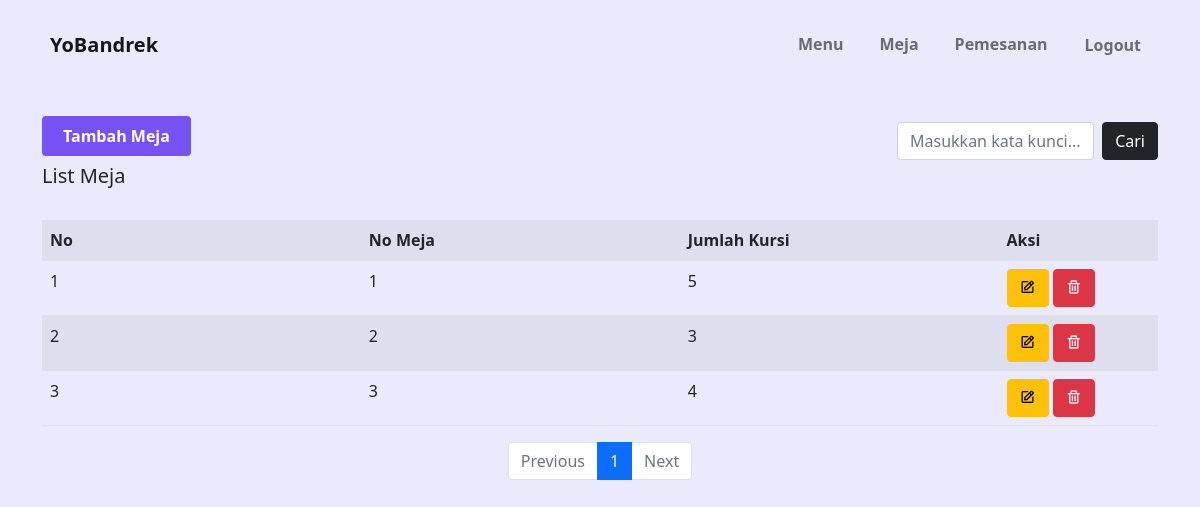
Before: /?page=listmeja (signed in) with the older database file.
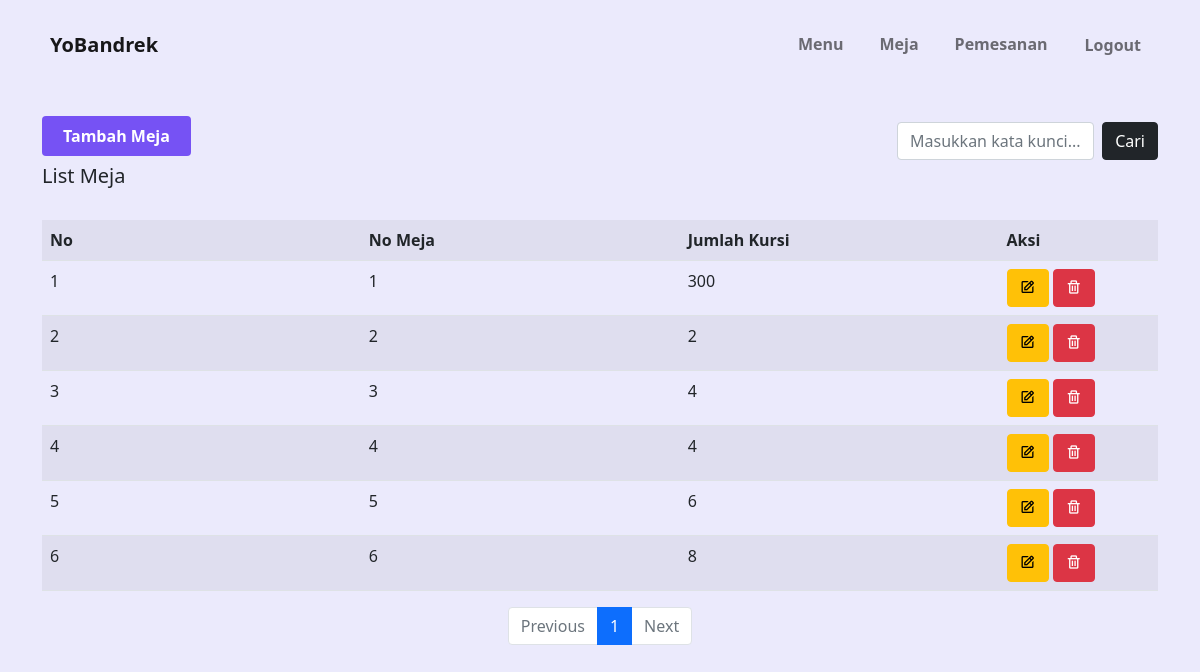
After: the same page with the newer database file.
### tables this page shows
CREATE TABLE `data_meja` (
  `no_meja` int(11) NOT NULL,
  `jumlah_kursi` int(11) NOT NULL,
  `no_pemesanan` int(6) DEFAULT NULL,
  `status` enum('tersedia','tidak tersedia') NOT NULL
);

### index.php (called while the page is built, shortened)
<?php
 require "includes/functions.php";
?>
<?php
if (isset($_GET['page'])) {
    $page = isset($_GET['page']) ? $_GET['page'] : "";
    $error = isset($_GET['page']) ? $_GET['page'] : "";
    if ($page == 'aksilogin'||$error == 1||$error == 2||$error == 3 ||$error == 4) {
        require 'aksilogin.php';
    } elseif ($page == 'owner') {
        require 'owner/f200.php';
    } elseif ($page == 'listpegawai') {
        require 'owner/f201.php';
    } elseif ($page == 'tambahpegawai') {
        require 'owner/f202.php';
    } elseif ($page == 'editpegawai') {
        require 'owner/f203.php';
    }elseif ($page == 'hapuspegawai') {
        require 'owner/hapusdatapegawai.php';
    } elseif ($page == 'validasimenu') {
        require 'owner/f204.php';
    }elseif ($page == 'hapusmenu') {
        require 'owner/hapusmenu.php';
    } elseif ($page == 'laporankeuangan') {
        require 'owner/f205.php';
    } elseif ($page == 'kasir') {
        require 'kasir/f210.php';
    } elseif ($page == 'listdatabayar') {
        require 'kasir/f211.php';
    } elseif ($page == 'pembayaran') {
        require 'kasir/f212.php';
    } elseif ($page == 'laporan') {
        require 'kasir/f213.php';
    } elseif ($page == 'detaillaporan') {
        require 'kasir/f214.php';
    } elseif ($page == 'barista') {
        require 'barista/f220.php';
    } elseif ($page == 'listmenub') {
        require 'barista/f221.php';
    } elseif ($page == 'tambahrekomendasi') {
        require 'barista/f222.php';
    } elseif ($page == 'listpemesanan') {
        require 'barista/f223.php';
    } elseif ($page == 'pelayan') {
        require 'pelayan/f230.php';
    } elseif ($page == 'listmenup') {
        require 'pelayan/f231.php';
    } elseif ($page == 'listmeja') {
        require 'pelayan/f232.php';
    } elseif ($page == 'pemesanan') {
        require 'pelayan/f233.php';
    } elseif ($page == 'tambahmeja') {
        require 'pelayan/f234.php';
    } elseif ($page == 'editmeja') {
        require 'pelayan/f235.php';
    }elseif ($page == 'hapusmeja') {
        require 'pelayan/hapusmeja.php';
    } elseif ($page == 'tambahpemesanan') {
        require 'pelayan/f236.php';
    } elseif ($page == 'editpemesanan') {
        require 'pelayan/f237.php';
    } elseif ($page == 'logout') {
        require 'logout.php';
    } else {
        require 'login.php';
    }
} else {
    require 'login.php';
}
?>

### includes/functions.php (called while the page is built, shortened)
<?php
function dbConnect(){
    $db = new mysqli("localhost", "root", "", "yobandrek");
    return $db;
}
function getListMeja($halaman_awal=Null, $batas=Null, $tipe="semua", $cari=Null)
{
    $db = dbConnect();
    if ($db->connect_errno == 0) {
        if ($tipe=="semua")
            $sql = "SELECT * FROM data_meja ORDER BY no_meja ".(($halaman_awal==Null&&$batas==Null) ? "" : "limit $halaman_awal, $batas");
        else
            $sql = "SELECT * FROM data_meja WHERE no_meja like '%$cari%' OR jumlah_kursi like '%$cari%' ORDER BY no_meja ".(($halaman_awal==Null&&$batas==Null) ? "" : "limit $halaman_awal, $batas");
        $res = $db->query($sql);
        if ($res) {
            $data = $res->fetch_all(MYSQLI_ASSOC);
            return $data;
        } else
            return FALSE;
    } else
        return FALSE;
}
?>

### pelayan/f232.php (the view, shortened to what the changed rows need)
<div class="container mt-3">
    <table class="table table-striped table-hover">
        <tr>
            <th class="col-md-2">No</th>
            <th class="col-md-2">No Meja</th>
            <th class="col-md-2">Jumlah Kursi</th>
            <th class="col-md-1">Aksi</th>
        </tr>
        <?php
        if (!isset($_GET["dicari"])) {
            $tipe = "semua";
            $cari = Null;
        } else {
            $tipe = "cari";
            $cari = $_GET["dicari"];
            if ($cari == "")
                $tipe = "semua";
        }
        $batas = 10;
        $data_pegawai = getListMeja(Null, Null, $tipe, $cari);
        $halaman = (isset($_GET['halaman'])) ? (int)$_GET['halaman'] : 1;
        $halaman_awal = ($halaman > 1) ? ($halaman * $batas) - $batas : 0;
        $jumlah_data = count($data_pegawai);
        $total_halaman = ceil($jumlah_data / $batas);
        $databaris = getListMeja($halaman_awal, $batas, $tipe, $cari);
        $no = $halaman_awal + 1;
        foreach ($databaris as $data) { ?>
            <tr>
                <td><?php echo $no; ?></td>
                <td><?php echo $data['no_meja']; ?></td>
                <td><?php echo $data['jumlah_kursi']; ?></td>
                <td>
                    <a href="?page=editmeja&onmeja=<?php echo $data['no_meja']; ?>" class="btn btn-warning"><i class='bx bx-edit'></i></a>
                    <a data-bs-toggle="modal" data-bs-target="#konfirmasi<?= $data['no_meja']; ?>"  class="btn btn-danger"><i class='bx bx-trash'></i></a>
                </td>
            </tr>
        <?php $no++;
        } ?>
    </table>
    <nav aria-label="Page navigation example">
        <ul class="pagination justify-content-center">
            <?php
            for ($x = 1; $x <= $total_halaman; $x++) {
            ?>
                <li class="page-item <?php if ($halaman == $x) echo "active"; ?>"><a class="page-link" href="?page=listmeja&halaman=<?php echo $x . "&dicari=" . $cari ?>"><?php echo $x; ?></a></li>
            <?php
            }
            ?>
        </ul>
    </nav>
</div>

Changed rows visible on the page:
changed data_meja id 1: jumlah_kursi "5" → "300"
changed data_meja id 2: jumlah_kursi "3" → "2"
added data_meja: no_meja "4", jumlah_kursi "4"
added data_meja: no_meja "5", jumlah_kursi "6"
added data_meja: no_meja "6", jumlah_kursi "8"
